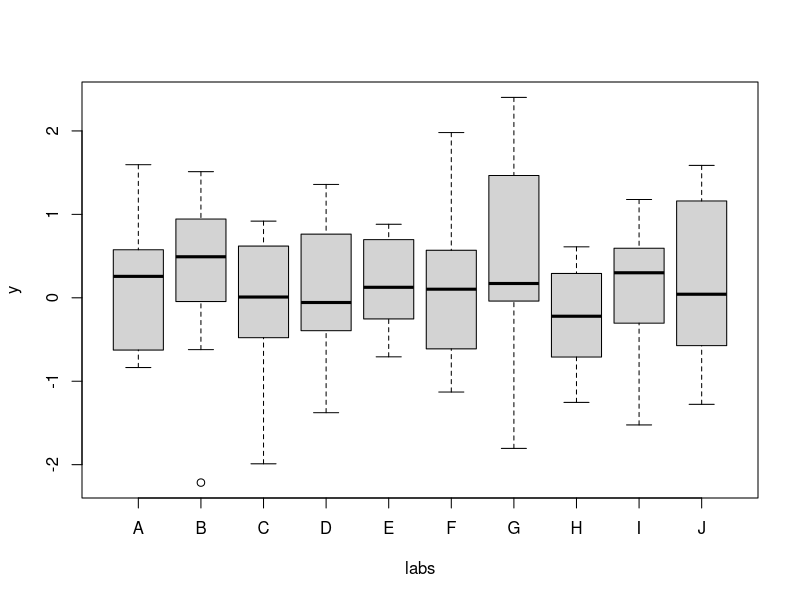
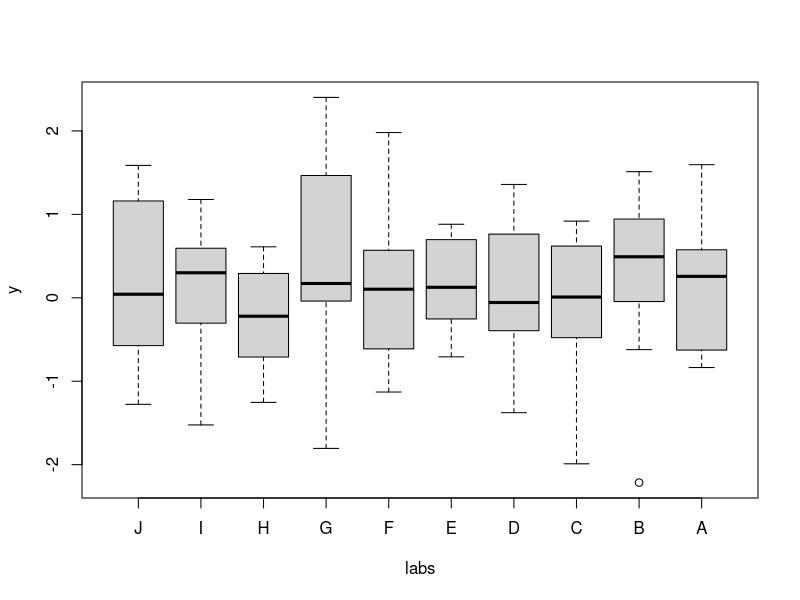

These figures' R source, in order:
# how to order a boxplot

# generate some dummy data
set.seed(1)
y <- rnorm(100)
labs <- rep(LETTERS[1:10], each = 10)
dat <- data.frame(y, labs)

# take a look
boxplot(y ~ labs, data = dat)

# reverse the order of the levels
dat$labs <- factor(dat$labs, levels = LETTERS[10:1])

# take another look
boxplot(y ~ labs, data = dat)
